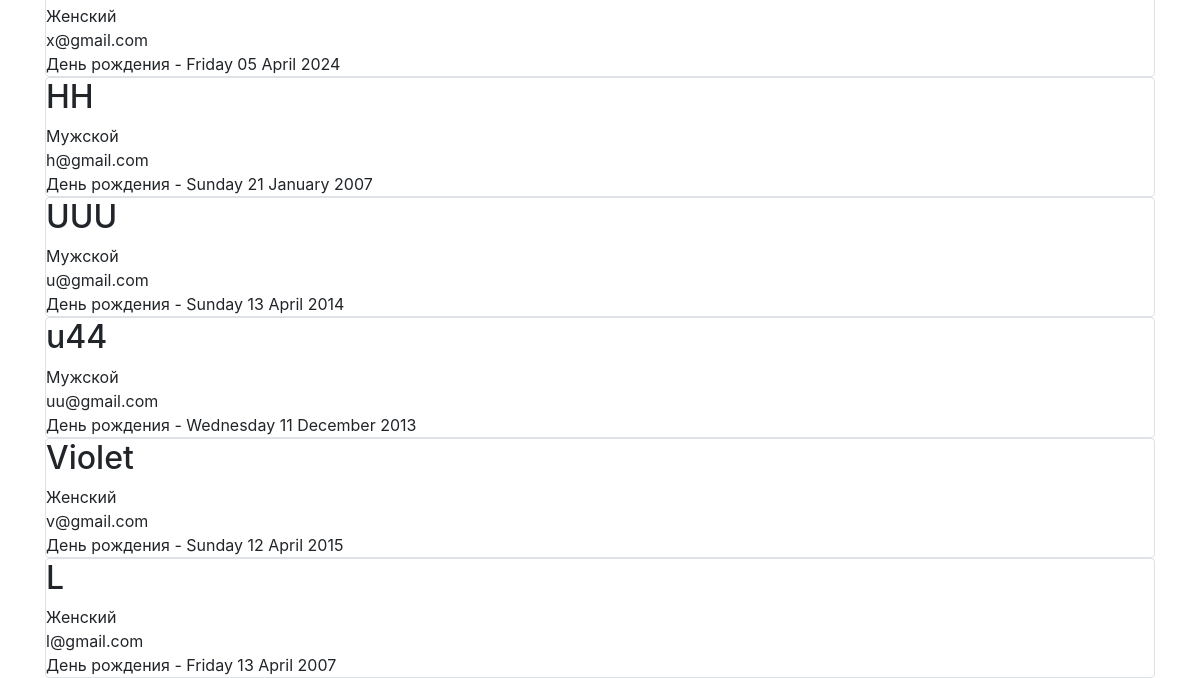
Before: /users (signed in, lower part) with the older database file.
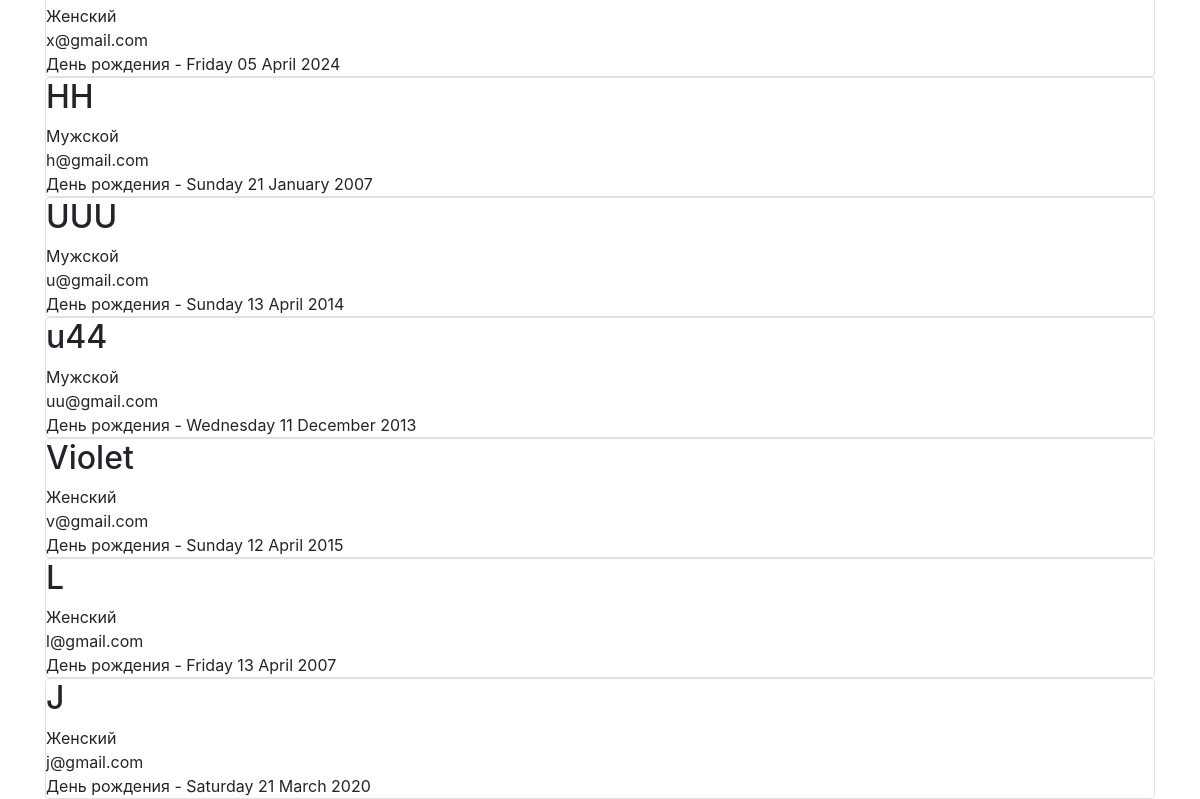
After: the same page with the newer database file.
### data/users.py (models this page shows, shortened)
class User(SqlAlchemyBase, UserMixin, SerializerMixin):
    __tablename__ = 'users'
    id = sqlalchemy.Column(sqlalchemy.Integer, primary_key=True, autoincrement=True)
    name = sqlalchemy.Column(sqlalchemy.String, nullable=True)
    birthday = sqlalchemy.Column(sqlalchemy.DateTime, nullable=True)
    sex = sqlalchemy.Column(sqlalchemy.String, nullable=True)
    email = sqlalchemy.Column(sqlalchemy.String, index=True, unique=True, nullable=True)
    hashed_password = sqlalchemy.Column(sqlalchemy.String, nullable=True)
    created_date = sqlalchemy.Column(sqlalchemy.DateTime, default=datetime.datetime.now)
    access_company = sqlalchemy.Column(sqlalchemy.String, nullable=True, default='')

### main.py (the view)
@app.route('/users')
def all_users():
    db_sess = db_session.create_session()
    users = db_sess.query(User).all()
    K = []
    for u in users:
        k = ''
        for c in list(map(int, u.access_company.split())):
            if db_sess.query(Company).filter(Company.id == c).first():
                k += ', ' + db_sess.query(Company).filter(Company.id == c).first().name
        K.append(k[2:])
    return render_template('show_users.html', title='Все пользователи', users=users, companies=K, img=url_for("static", filename=image))

### data/db_session.py (called while the page is built)
def create_session() -> Session:
    global __factory
    return __factory()

### main.py (called while the page is built)
@login_manager.user_loader
def load_user(user_id):
    db_sess = db_session.create_session()
    return db_sess.query(User).get(user_id)

### templates/show_users.html (shortened to what this page needs)
{% extends "base.html" %}
{% block content %}
{% for item in users %}
<div class="col-md6 border rounded">
    <h2>{{item.name}}</h2>
    <div>
        {{item.sex}}
    </div>
    <div>
        {{item.email}}
    </div>
    <div>
         День рождения - {{item.birthday.strftime("%A %d %B %Y")}}
    </div>
</div>
{% endfor %}
{% endblock %}

Changed rows visible on the page:
added User: name "J", sex "Женский", email "j@gmail.com", birthday "Saturday 21 March 2020"
